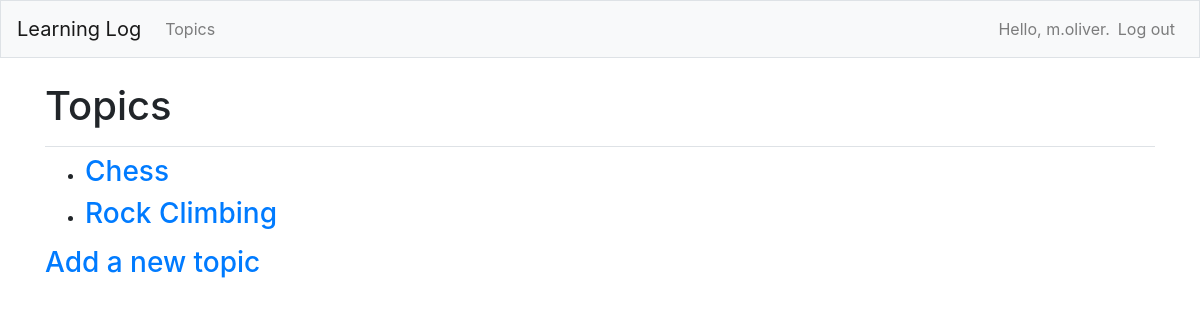
Page /topics/ (signed in) on the earlier database version.
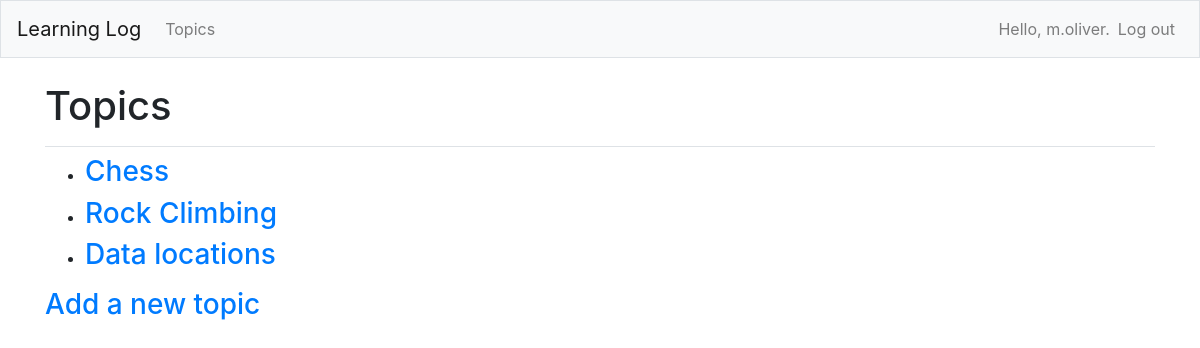
Same page on the later database version.
### learning_logs/models.py (models this page shows)
class Topic(models.Model):
    text = models.CharField(max_length=200)
    date_added = models.DateTimeField(auto_now_add=True)
    owner = models.ForeignKey(User, on_delete=models.CASCADE)
    def __str__(self):
        return self.text

### learning_logs/views.py (the view)
# urls.py: path('topics/', views.topics, name='topics'),
@login_required
def topics(request):
    topics = Topic.objects.filter(owner=request.user).order_by('date_added')
    context = {'topics': topics}
    return render(request, 'learning_logs/topics.html', context)

### learning_logs/templates/learning_logs/topics.html
{% extends 'learning_logs/base.html' %}
{% block page_header %}
  <h1>Topics</h1>
{% endblock page_header %}
{% block content %}
<ul>
  {% for topic in topics %}
    <li><h3>
        <a href="{% url 'learning_logs:topic' topic.id %}">{{ topic }}</a>
    </h3></li>
  {% empty %}
    <li><h3>No topics have been added yet.</h3></li>
  {% endfor %}
</ul>
<h3><a href="{% url 'learning_logs:new_topic' %}">Add a new topic</a></h3>
{% endblock content %}

Differences in the rows shown:
added Topic: text "Data locations"
